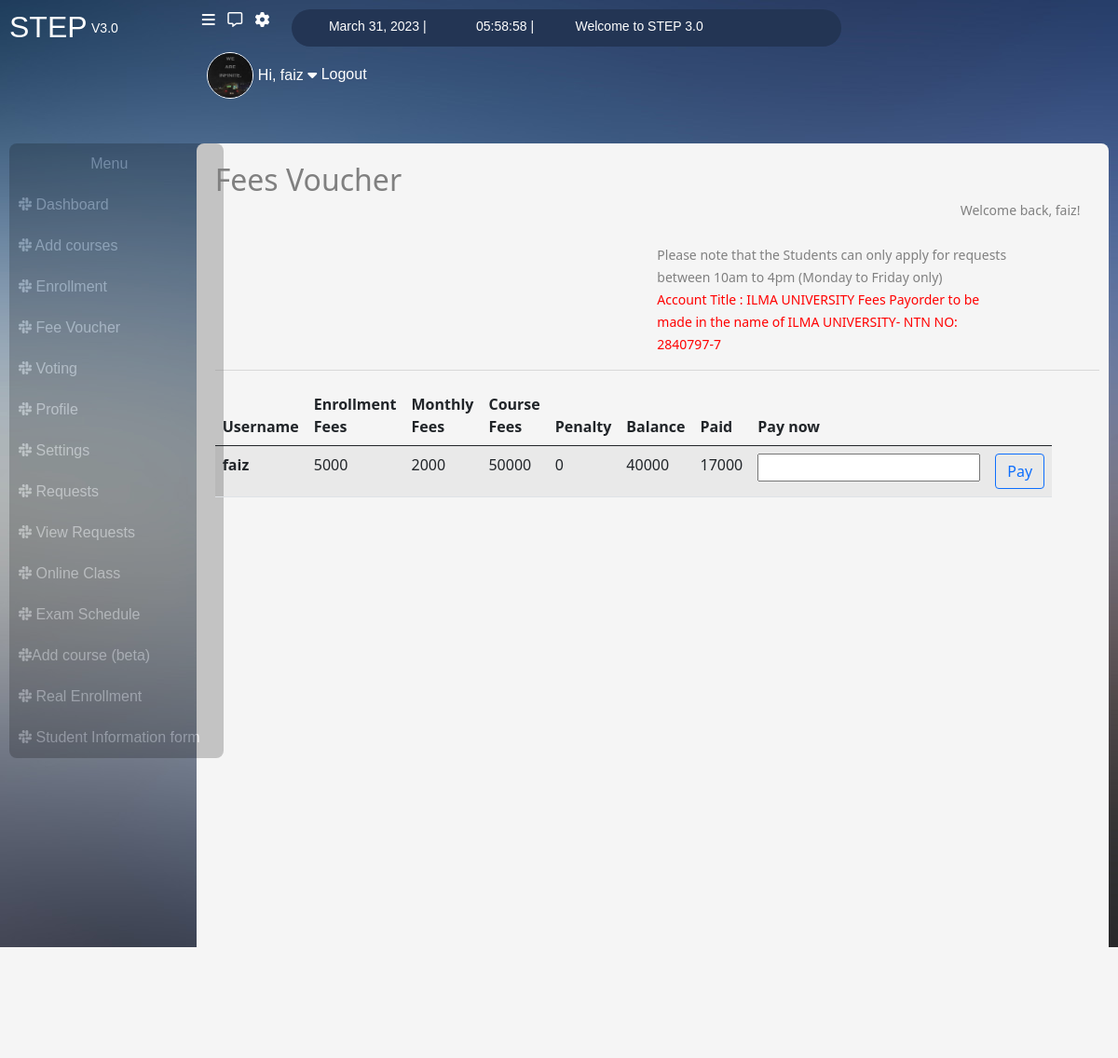
Screenshot of /fees/ (signed in) with the database file from the repository.
### users/models.py (models this page shows, shortened)
class UserInfo(models.Model):
    user = models.ForeignKey(User, on_delete=models.CASCADE)
    degree_title = models.CharField(max_length=20, blank=False, default='bscs')
    address = models.CharField(max_length=50)
    profile_img = models.ImageField(upload_to='profile_images', default='blank-profile-picture.png')
    contact = models.CharField(max_length=20)

class Fees(models.Model):
    user = models.ForeignKey(User, on_delete=models.CASCADE)
    enrollment_date = models.DateTimeField(default=datetime.now)
    enrollment_fees = models.IntegerField(default=5000)
    course_fees = models.IntegerField(default=0)
    monthly_fees = models.IntegerField(default=2000)
    balance = models.IntegerField(default=0)
    paid = models.IntegerField(default=0)
    penalty = models.IntegerField(default=0)

### users/views.py (the view, shortened to what this page needs)
# urls.py: path("fees/", views.fees, name="fees"),
@login_required(login_url='signin')
def fees(request):
    user_profile = UserInfo.objects.get(user=request.user)
    today = date.today()
    now = datetime.now()
    current_time = now.strftime("%H:%M:%S")
    fees_object = Fees.objects.filter(user=request.user)
    return render(request, "users/fees.html" , {'user_profile':user_profile, 'today':today, 'current_time': current_time, 'fees_object': fees_object})

### users/templates/users/fees.html (shortened to what this page needs)
{% extends "users/base.html" %}
{% block heading %} Fees Voucher {% endblock %}
    {% block content %}
                            <table class="table table-striped">
                                <thead>
                                  <tr>
                                    <th scope="col">Username</th>
                                    <th scope="col">Enrollment Fees</th>
                                    <th scope="col">Monthly Fees</th>
                                    <th scope="col">Course Fees</th>
                                    <th scope="col">Penalty</th>
                                    <th scope="col">Balance</th>
                                    <th scope="col">Paid</th>
                                    <th scope="col">Pay now</th>
                                    <th scope="col"></th>
                                  </tr>
                                </thead>
                                <tbody>
                                    {% for request in fees_object %}
                                  <tr>
                                    <th scope="row">{{request.user}}</th>
                                    <td>{{request.enrollment_fees}}</td>
                                    <td>{{request.monthly_fees}}</td>
                                    <td>{{request.course_fees}}</td>
                                    <td>{{request.penalty}}</td>
                                    <td><bold>{{request.balance}}</bold></td>
                                    <td>{{request.paid}}</td>
                                    <form method="POST">
                                        <td><input name="payment" type="number"></td>
                                        <td><button class="btn btn-outline-primary" type="submit">Pay</button></td>
                                    </form>
                                  </tr>
                                  {% endfor %}
                                </tbody>
                              </table>
    {% endblock %}

### users/templates/users/base.html (shortened to what this page needs)
{% load static %}
<!DOCTYPE html>
<html lang="en">
<head>
    <link href="https://cdn.jsdelivr.net/npm/bootstrap@5.0.2/dist/css/bootstrap.min.css" rel="stylesheet">
    <link rel="stylesheet" href="{% static 'users/register_style.css' %}">
</head>
<body>
    <div class="box">
        <div class="nav">
            <a href="/dashboard"><h2>STEP </h2></a>  &nbsp;
            <small>  V3.0 </small>
                <a href="#"><i class="fa-solid fa-bars requests"></i></a> &nbsp; &nbsp;
                <a href="#"><i class="fa-regular fa-message "></i></a> &nbsp; &nbsp;
                <a href="/settings" title="Settings"><i class="fa-solid fa-gear"></i></a>  &nbsp; &nbsp;
                <div class="oval_div">
                    <small> {{today}} |</small>  &nbsp; <small> {{current_time}}  |</small>
                    <small> Welcome to STEP 3.0 </small>
                </div>
                <dv class="profile_div">
                    <a href="/profile/{{user}}">
                        <img class="img-fluid " src="{{ user_profile.profile_img.url }}">
                        <span>Hi, {{user}}</span>
                        <i class="fa-solid fa-caret-down"></i>
                    </a>
                    <a href="/logout">Logout</a>
                </dv>
        </div>
                <br>   <br>
            <div class="row">
                <div class="col-lg-2">
                    <div class="vertical_nav nav">
                        <ul>
                            <li class="text-center">Menu</li>
                            <a href="/dashboard"><li><i class="fa-brands fa-slack"></i>  Dashboard</li></a>
                            <a href="/add_course"><li><i class="fa-brands fa-slack"></i>  Add courses </li></a>
                            <a href="/enrollment"><li><i class="fa-brands fa-slack"></i>  Enrollment </li></a>
                            <a href="/fees"><li><i class="fa-brands fa-slack"></i>  Fee Voucher</li></a>
                            <a href="/voting"><li><i class="fa-brands fa-slack"></i>  Voting</li></a>
                            <a href="/profile/{{user}}"><li><i class="fa-brands fa-slack"></i>  Profile</li></a>
                            <a href="/settings"><li><i class="fa-brands fa-slack"></i>  Settings</li></a>
                            <a href="/request"><li><i class="fa-brands fa-slack"></i>  Requests</li></a>
                            <a href="/view_requests"><li><i class="fa-brands fa-slack"></i>  View Requests</li></a>
                            <a href="/online_class"><li><i class="fa-brands fa-slack"></i>  Online Class</li></a>
                            <a href="/exam"><li><i class="fa-brands fa-slack"></i>  Exam Schedule</li></a>
                            <a href="#"><li><i class="fa-brands fa-slack"></i>Add course (beta)</li></a>
                            <a href="#"><li><i class="fa-brands fa-slack"></i>  Real Enrollment</li></a>
                            <a href="#"><li><i class="fa-brands fa-slack"></i>  Student Information form</li></a>
                        </ul>
                    </div>
                        <br>
                </div>
                <div class="col-lg-10">
                    <div class="right_side_main">
                        <div class="content">
                            <h2>{% block heading %} Dashboard {% endblock %}</h2>
                            <small class="welcome">Welcome back, {{user}}!  </small>
                            <br><br>
                            <div class="notice">
                                    <small>Please note that the Students can only apply for requests between 10am to 4pm (Monday to Friday only)<br> <span>Account Title : ILMA UNIVERSITY Fees Payorder to be made in the name of ILMA UNIVERSITY- NTN NO: 2840797-7</span></small>
                            </div>
                            <hr>
                                <div>
                                    {% block content %}
                                    {% endblock %}
                                </div>
                        </div>
                    </div>
                </div>
            </div>
    </div>
</body>
</html>

### users/static/users/register_style.css (style rules this page uses)
body { background-image: url("/static/bg.jpg"); }
.box { margin: 10px; }
.nav { color: white; font-family: 'Gill Sans', 'Gill Sans MT', Calibri, 'Trebuchet MS', sans-serif; }
.nav small { margin-top:10px }
.nav a { text-decoration: none; color: inherit; }
.requests { margin-left: 90px; }
.oval_div { background-color: #233554; height: 40px; margin-left: 10px; width: 50%; border-radius: 35px; }
.oval_div small { margin-left: 40px; position: relative; top: 6px; }
.profile_div { margin-left: 18% ; }
.profile_div img { height: 50px; width: 50px; border-radius: 50%; border: 1px; border-color: white; border-style: double; }
.vertical_nav { width:230px; height: auto; background-color: black; border-radius: 8px; opacity: 20%; }
.vertical_nav ul { margin: 0; padding: 0; }
.vertical_nav li { color: white; padding-left: 10px; padding-top: 10px; padding-bottom: 10px; text-decoration: none; list-style: none; width: 100%; }
.right_side_main { background-color:whitesmoke; height:972px; width: 100%; border-radius: 8px; }
.content { color: gray; height: 600px; margin: 20px; position: absolute; }
.content h2 { color: gray; display: inline; }
.welcome { margin-left: 800px; }
.content small>span { color: red; }
.notice { width: 40%; margin-left: 50%; }
.table { width:80%; }

### rows the page displays
UserInfo: profile_img (picture)
Fees: user "faiz", enrollment_fees "5000", monthly_fees "2000", course_fees "50000", penalty "0", balance "40000", paid "17000"

### other values shown
{{ user }} "faiz"
